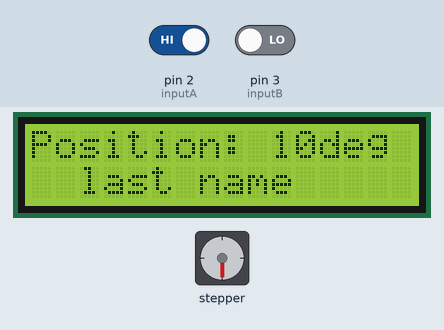
Recording of a sketch running on a simulated Arduino Mega 2560, built with avr-gcc and run on an emulated ATmega2560. Parts: stepper motor, 16×2 character LCD. Wiring (inferred from the names in the program): stepper motor driver (200 steps per turn assumed): step pin 50; direction pin 52. The inputs (shaded band) are chosen by the test bench; at power-on: pin 2 (inputA) HIGH, pin 3 (inputB) LOW.

Above: at 1.2 s.
1.3 s: pin 2 (inputA) driven LOW
At 2.2 s:
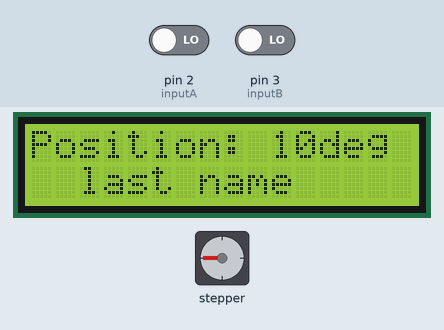
Timing chart, 0 to 4.3 s (numbered marks = the images above; inputs shaded):
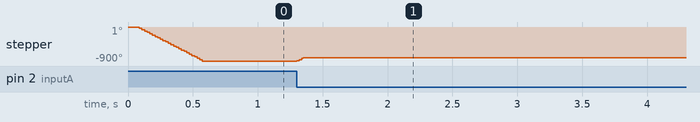

Measured:
- after the input at 1.3 s, stepper: turns 90° clockwise, starting at once
- by itself, stepper: turns 900° counter-clockwise in 0.49 s

The sketch:

stepper.ino
```cpp
 #include <LiquidCrystal.h> // includes the LiquidCrystal Library

 #define inputA 2
 #define inputB 3

 #define stepPin 50
 #define dirPin 52

 int counter = 0;
 int aState;
 int aLastState;
 int lastCounter = 0;
 volatile int stepStack = 500;
 int stepsToTake = 50;

LiquidCrystal lcd(8, 9, 13,10, 11, 12);

 void isr ()  {
  aState = digitalRead(inputA); // Reads the "current" state of the outputA
   // If the previous and the current state of the outputA are different, that means a Pulse has occured
   if (aState != aLastState){
     // If the outputB state is different to the outputA state, that means the encoder is rotating clockwise
     if (digitalRead(inputB) != aState) {
        stepStack += stepsToTake;
        counter ++;
     } else {
        stepStack -= stepsToTake;
        counter --;
     }

   }
   aLastState = aState; // Updates the previous state of the outputA with the current state
}

 void setup() {

   lcd.begin(16,2);
   lcd.clear();
   lcd.print("Position: ");
   lcd.print(10);
   lcd.print("deg");
  lcd.setCursor(2, 1);
   lcd.print("last name"); // last name on second line
   lcd.setCursor(0,0);  // cursor to first position first line

   pinMode (inputA,INPUT);
   pinMode (inputB,INPUT);

   pinMode (stepPin,OUTPUT);
   pinMode (dirPin,OUTPUT);

   attachInterrupt (0,isr,FALLING); // interrupt 0 always connected to pin 2 on Arduino UNO

   Serial.begin (9600);
   // Reads the initial state of the outputA
   aLastState = digitalRead(inputA);
 }

 void loop() {


  if(stepStack > 0) {
    while(stepStack > 0) {
      digitalWrite(dirPin,LOW);
      digitalWrite(stepPin,HIGH);
      delayMicroseconds(500);
      digitalWrite(stepPin,LOW);
      delayMicroseconds(500);
      stepStack--;
    }
  } else if(stepStack < 0) {
    while(stepStack < 0) {

      digitalWrite(dirPin,HIGH);
      digitalWrite(stepPin,HIGH);
      delayMicroseconds(500);
      digitalWrite(stepPin,LOW);
      delayMicroseconds(500);
      stepStack++;
    }
  }
  //Serial.println(stepStack);

 }
```
